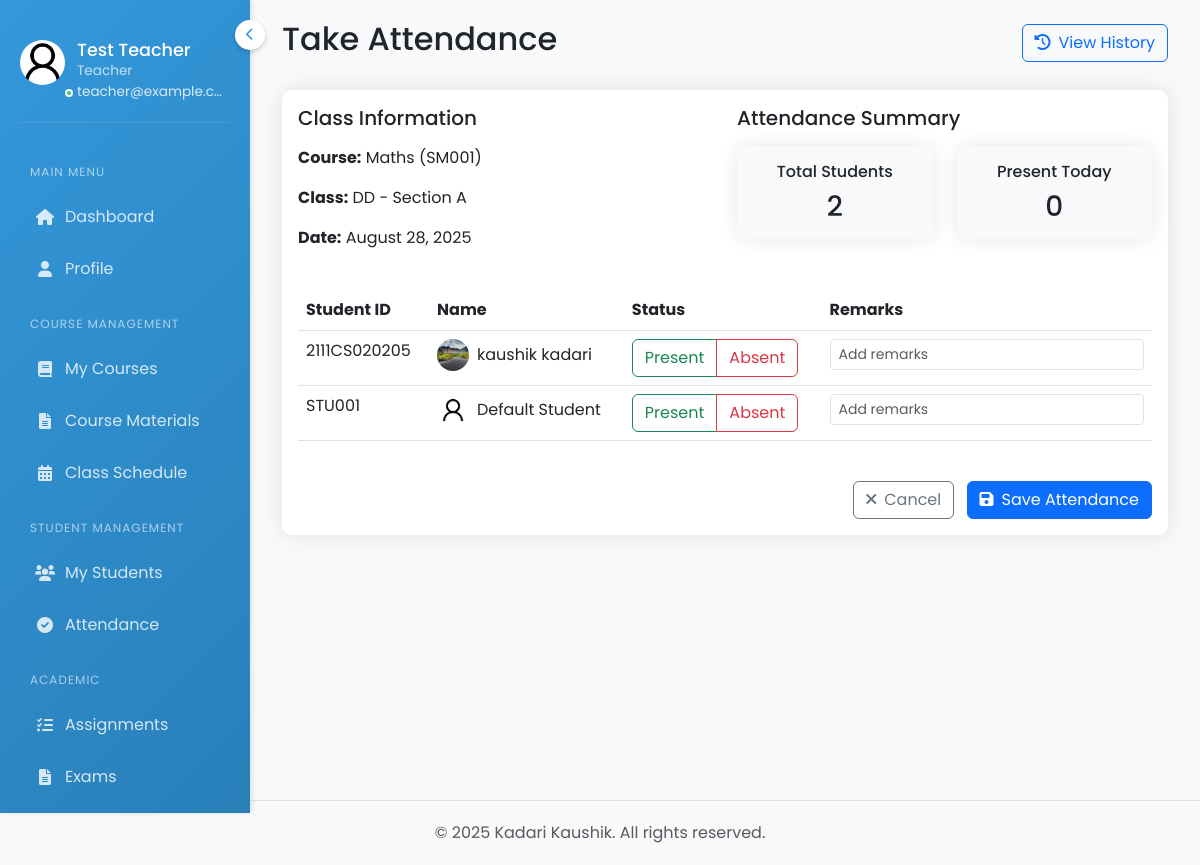
Screenshot of /teacher/attendance/take/12/ (signed in) with the database file from the repository.
### accounts/models.py (models this page shows, shortened)
class Teacher(models.Model):
    GENDER_CHOICES = [
        ('M', 'Male'),
        ('F', 'Female'),
        ('O', 'Other')
    ]
    user = models.OneToOneField(User, on_delete=models.CASCADE, related_name='teacher_profile', null=True, blank=True)
    teacher_id = models.CharField(max_length=20, unique=True)
    first_name = models.CharField(max_length=50, validators=[name_validator])
    last_name = models.CharField(max_length=50, validators=[name_validator])
    date_of_birth = models.DateField(null=True, blank=True)
    gender = models.CharField(max_length=1, choices=GENDER_CHOICES, null=True, blank=True)
    photo = models.ImageField(upload_to='teacher_photos/', null=True, blank=True)
    email = models.EmailField(unique=True)
    phone_regex = RegexValidator(
        regex=r'^\+?1?\d{9,15}$',
        message="Phone number must be entered in the format: '+999999999'. Up to 15 digits allowed."
    )
    address = models.TextField(blank=True)
    city = models.CharField(max_length=100, blank=True, null=True)
    state = models.CharField(max_length=100, blank=True, null=True)
    country = models.CharField(max_length=100, blank=True, null=True)
    postal_code = models.CharField(max_length=20, blank=True, null=True)
    phone_number = models.CharField(max_length=17, blank=True, null=True)
    department = models.CharField(max_length=100)
    designation = models.CharField(max_length=100, blank=True, null=True)
    subjects = models.TextField()  # Comma-separated list of subjects
    qualification = models.CharField(max_length=200, blank=True)
    specialization = models.CharField(max_length=200, blank=True, null=True)
    experience = models.IntegerField(null=True, blank=True)
    joining_date = models.DateField()
    is_active = models.BooleanField(default=True)
    created_at = models.DateTimeField(auto_now_add=True)
    updated_at = models.DateTimeField(auto_now=True)

class Course(models.Model):
    course_code = models.CharField(max_length=20, unique=True)
    title = models.CharField(max_length=200)
    description = models.TextField()
    teacher = models.ForeignKey(Teacher, on_delete=models.SET_NULL, null=True, related_name='courses')
    credits = models.IntegerField()
    students = models.ManyToManyField(Student, related_name='courses_enrolled', blank=True)
    class_section = models.ForeignKey('Class', on_delete=models.SET_NULL, null=True, related_name='courses')
    created_at = models.DateTimeField(auto_now_add=True)
    updated_at = models.DateTimeField(auto_now=True)
    class Meta:
        ordering = ['course_code']

class Class(models.Model):
    name = models.CharField(max_length=100)
    section = models.CharField(max_length=10)
    academic_year = models.CharField(max_length=20)
    created_at = models.DateTimeField(auto_now_add=True)
    updated_at = models.DateTimeField(auto_now=True)
    class Meta:
        verbose_name_plural = "Classes"
        ordering = ['-academic_year', 'name', 'section']

class Student(models.Model):
    GENDER_CHOICES = [
        ('M', 'Male'),
        ('F', 'Female'),
        ('O', 'Other')
    ]
    STATUS_CHOICES = [
        ('active', 'Active'),
        ('inactive', 'Inactive'),
        ('graduated', 'Graduated'),
        ('suspended', 'Suspended')
    ]
    user = models.OneToOneField(User, on_delete=models.CASCADE, related_name='student_profile', null=True, blank=True)
    student_id = models.CharField(max_length=20, unique=True)
    first_name = models.CharField(max_length=50, validators=[name_validator])
    last_name = models.CharField(max_length=50, validators=[name_validator])
    date_of_birth = models.DateField()
    gender = models.CharField(max_length=10, choices=GENDER_CHOICES)
    photo = models.ImageField(upload_to='student_photos/', null=True, blank=True)
    email = models.EmailField(unique=True)
    phone_regex = RegexValidator(
        regex=r'^\+?1?\d{9,15}$',
        message="Phone number must be entered in the format: '+999999999'. Up to 15 digits allowed."
    )
    phone_number = models.CharField(validators=[phone_regex], max_length=17, blank=True)
    address = models.TextField()
    grade_level = models.CharField(max_length=20)
    batch = models.CharField(max_length=20, blank=True, null=True)
    roll_number = models.CharField(max_length=20, blank=True, null=True)
    admission_date = models.DateField()
    status = models.CharField(max_length=20, choices=STATUS_CHOICES, default='active')
    guardian_name = models.CharField(max_length=100)
    guardian_relation = models.CharField(max_length=50)
    guardian_phone = models.CharField(validators=[phone_regex], max_length=17)
    guardian_email = models.EmailField(blank=True)
    created_at = models.DateTimeField(auto_now_add=True)
    updated_at = models.DateTimeField(auto_now=True)
    class_section = models.ForeignKey('Class', on_delete=models.SET_NULL, null=True, related_name='students')
    enrolled_courses = models.ManyToManyField('Course', related_name='enrolled_students')
    class Meta:
        ordering = ['-created_at']
    def get_full_name(self):
        return f"{self.first_name} {self.last_name}"

### accounts/views.py (the view, shortened to what this page needs)
# urls.py: path('teacher/attendance/take/<int:course_id>/', views.teacher_take_attendance, name='teacher_take_attendance'),
@login_required
def teacher_take_attendance(request, course_id):
    if not hasattr(request.user, 'teacher_profile'):
        messages.error(request, 'You do not have access to this page.')
        return redirect('login')
    teacher = request.user.teacher_profile
    course = get_object_or_404(Course, id=course_id, teacher=teacher)
    today = datetime.now().date()
    students = course.students.all()
    attendance_records = {
        record.student_id: record.status
        for record in Attendance.objects.filter(course=course, date=today)
    }
    context = {
        'course': course,
        'students': students,
        'attendance_records': attendance_records,
        'today': today
    }
    return render(request, 'accounts/teacher/attendance/take.html', context)

### accounts/templates/accounts/teacher/attendance/take.html (shortened to what this page needs)
{% extends 'accounts/base_teacher.html' %}
{% load static %}
{% load custom_filters %}
{% block main_content %}
<div class="container-fluid">
    <div class="row mb-4">
        <div class="col-md-12">
            <div class="d-flex justify-content-between align-items-center">
                <h2>Take Attendance</h2>
                <div class="btn-group">
                    <a href="{% url 'teacher_attendance_history' %}" class="btn btn-outline-primary">
                        <i class="fas fa-history me-2"></i>View History
                    </a>
                </div>
            </div>
        </div>
    </div>
    <div class="row">
        <div class="col-md-12">
            <div class="card">
                <div class="card-body">
                    <div class="row mb-4">
                        <div class="col-md-6">
                            <h5 class="mb-3">Class Information</h5>
                            <p><strong>Course:</strong> {{ course.title }} ({{ course.course_code }})</p>
                            <p><strong>Class:</strong>
                                {% if course.class_section %}
                                    {{ course.class_section.name }} - Section {{ course.class_section.section }}
                                {% else %}
                                    Not Assigned
                                {% endif %}
                            </p>
                            <p><strong>Date:</strong> {{ today|date:"F d, Y" }}</p>
                        </div>
                        <div class="col-md-6">
                            <h5 class="mb-3">Attendance Summary</h5>
                            <div class="row">
                                <div class="col-md-6">
                                    <div class="card bg-light">
                                        <div class="card-body text-center">
                                            <h6 class="card-title">Total Students</h6>
                                            <h3 class="mb-0">{{ students.count }}</h3>
                                        </div>
                                    </div>
                                </div>
                                <div class="col-md-6">
                                    <div class="card bg-light">
                                        <div class="card-body text-center">
                                            <h6 class="card-title">Present Today</h6>
                                            <h3 class="mb-0" id="presentCount">0</h3>
                                        </div>
                                    </div>
                                </div>
                            </div>
                        </div>
                    </div>
                    <form method="post">
                        <div class="table-responsive">
                            <table class="table table-hover">
                                <thead>
                                    <tr>
                                        <th>Student ID</th>
                                        <th>Name</th>
                                        <th>Status</th>
                                        <th>Remarks</th>
                                    </tr>
                                </thead>
                                <tbody>
                                    {% for student in students %}
                                    <tr>
                                        <td>{{ student.student_id }}</td>
                                        <td>
                                            <div class="d-flex align-items-center">
                                                <img src="{% if student.photo %}{{ student.photo.url }}{% else %}{% static 'img/default-avatar.png' %}{% endif %}"
                                                     alt="Student Photo"
                                                     class="rounded-circle me-2"
                                                     style="width: 32px; height: 32px; object-fit: cover;">
                                                {{ student.get_full_name }}
                                            </div>
                                        </td>
                                        <td>
                                            <div class="btn-group" role="group">
                                                <label class="btn btn-outline-success" for="present_{{ student.id }}">Present</label>
                                                <label class="btn btn-outline-danger" for="absent_{{ student.id }}">Absent</label>
                                            </div>
                                        </td>
                                        <td>
                                            <input type="text" class="form-control form-control-sm"
                                                   name="remarks_{{ student.id }}" placeholder="Add remarks">
                                        </td>
                                    </tr>
                                    {% endfor %}
                                </tbody>
                            </table>
                        </div>
                        <div class="text-end mt-4">
                            <a href="{% url 'teacher_attendance_select' %}" class="btn btn-outline-secondary me-2">
                                <i class="fas fa-times me-2"></i>Cancel
                            </a>
                            <button type="submit" class="btn btn-primary">
                                <i class="fas fa-save me-2"></i>Save Attendance
                            </button>
                        </div>
                    </form>
                </div>
            </div>
        </div>
    </div>
</div>
{% endblock %}

### accounts/templates/accounts/base_teacher.html (shortened to what this page needs)
{% load static %}
<!DOCTYPE html>
<html lang="en">
<head>
    <link href="https://cdn.jsdelivr.net/npm/bootstrap@5.3.0/dist/css/bootstrap.min.css" rel="stylesheet">
    <link rel="stylesheet" href="https://cdnjs.cloudflare.com/ajax/libs/font-awesome/6.0.0/css/all.min.css">
</head>
<body>
    <div class="sidebar">
        <button class="menu-toggle">
            <i class="fas fa-chevron-left"></i>
        </button>
        <div class="user-info d-flex align-items-start">
            <div class="avatar">
                {% if request.user.teacher_profile.photo %}
                    <img src="{{ request.user.teacher_profile.photo.url }}" alt="{{ request.user.username }}">
                {% else %}
                    <div class="avatar-initials">{{ request.user.username|first|upper }}</div>
                {% endif %}
            </div>
            <div class="user-status"></div>
            <div class="user-details">
                <h3 title="{{ request.user.get_full_name|default:request.user.username }}">{{ request.user.get_full_name|default:request.user.username }}</h3>
                <p class="user-role">Teacher</p>
                <p class="user-email" title="{{ request.user.email }}">{{ request.user.email }}</p>
            </div>
        </div>
        <div class="sidebar-scrollable">
            <nav class="nav flex-column">
                <div class="menu-label">Main Menu</div>
                <a class="nav-link {% if request.resolver_match.url_name == 'teacher_dashboard' %}active{% endif %}" href="{% url 'teacher_dashboard' %}">
                    <i class="fas fa-home"></i>
                    <span>Dashboard</span>
                </a>
                <a class="nav-link {% if request.resolver_match.url_name == 'teacher_profile' %}active{% endif %}" href="{% url 'teacher_profile' %}">
                    <i class="fas fa-user"></i>
                    <span>Profile</span>
                </a>
                <div class="menu-label">Course Management</div>
                <a class="nav-link {% if request.resolver_match.url_name == 'teacher_courses' %}active{% endif %}" href="{% url 'teacher_courses' %}">
                    <i class="fas fa-book"></i>
                    <span>My Courses</span>
                </a>
                <a class="nav-link {% if request.resolver_match.url_name == 'teacher_course_materials' %}active{% endif %}" href="{% url 'teacher_course_materials' %}">
                    <i class="fas fa-file-alt"></i>
                    <span>Course Materials</span>
                </a>
                <a class="nav-link {% if request.resolver_match.url_name == 'teacher_timetable' %}active{% endif %}" href="{% url 'teacher_timetable' %}">
                    <i class="fas fa-calendar-alt"></i>
                    <span>Class Schedule</span>
                </a>
                <div class="menu-label">Student Management</div>
                <a class="nav-link {% if request.resolver_match.url_name == 'teacher_students' %}active{% endif %}" href="{% url 'teacher_students' %}">
                    <i class="fas fa-users"></i>
                    <span>My Students</span>
                </a>
                <a class="nav-link {% if request.resolver_match.url_name == 'teacher_attendance' %}active{% endif %}" href="{% url 'teacher_attendance' %}">
                    <i class="fas fa-check-circle"></i>
                    <span>Attendance</span>
                </a>
                <div class="menu-label">Academic</div>
                <a class="nav-link {% if request.resolver_match.url_name == 'teacher_assignments' %}active{% endif %}" href="{% url 'teacher_assignments' %}">
                    <i class="fas fa-tasks"></i>
                    <span>Assignments</span>
                </a>
                <a class="nav-link {% if request.resolver_match.url_name == 'teacher_exams' %}active{% endif %}" href="{% url 'teacher_exams' %}">
                    <i class="fas fa-file-alt"></i>
                    <span>Exams</span>
                </a>
            </nav>
        </div>
    </div>
    <div class="main-content">
        {% block main_content %}{% endblock %}
    </div>
    <footer class="footer mt-auto py-3 bg-light border-top">
        <div class="container-fluid text-center">
            <span class="text-muted">© 2025 Kadari Kaushik. All rights reserved.</span>
        </div>
    </footer>
</body>
</html>

### rows the page displays
Course: title "Maths", course_code "SM001", class_section.name "DD", class_section.section "A"
Student: student_id "2111CS020205", photo (picture), get_full_name "kaushik kadari"
Student: student_id "STU001", photo (picture), get_full_name "Default Student"

### other values shown
{{ request.user.get_full_name|default:request.user.username }} "Test Teacher"
{{ request.user.email }} "teacher@example.c…"
{{ today|date:"F d, Y" }} "August 28, 2025"
{{ students.count }} "2"
